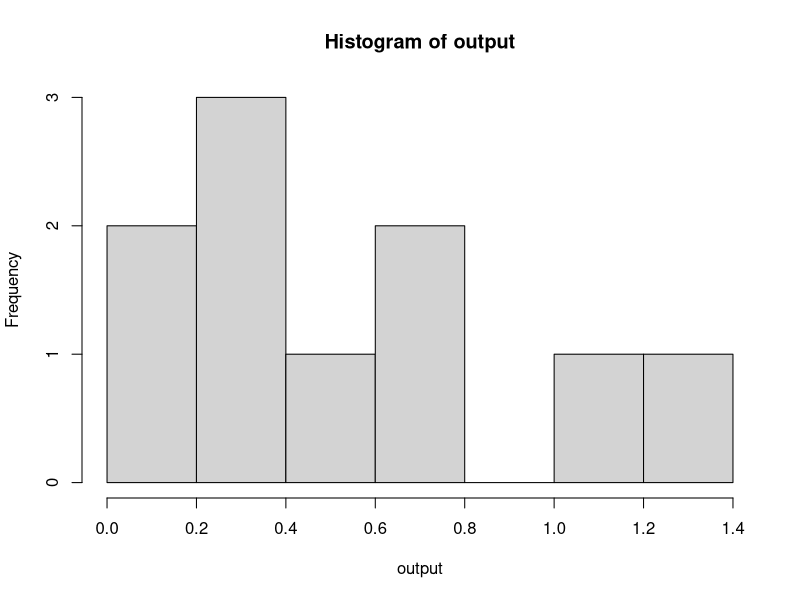
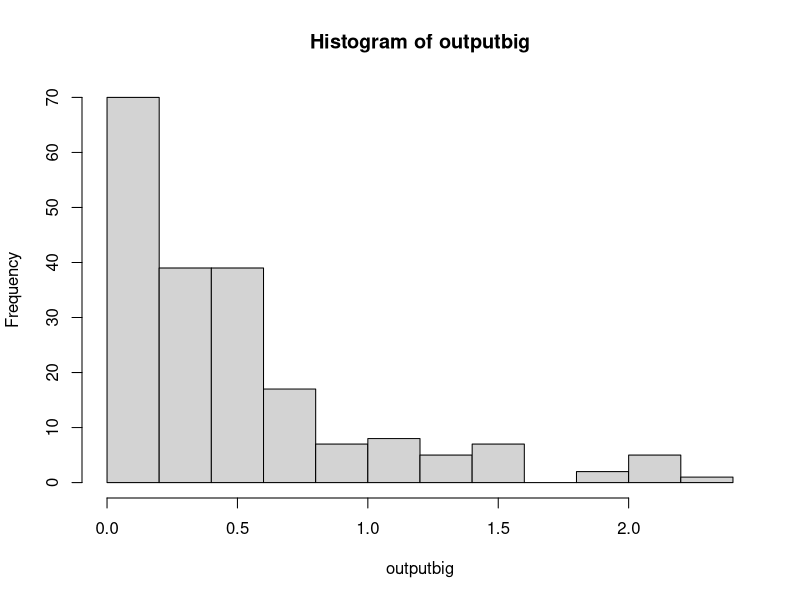
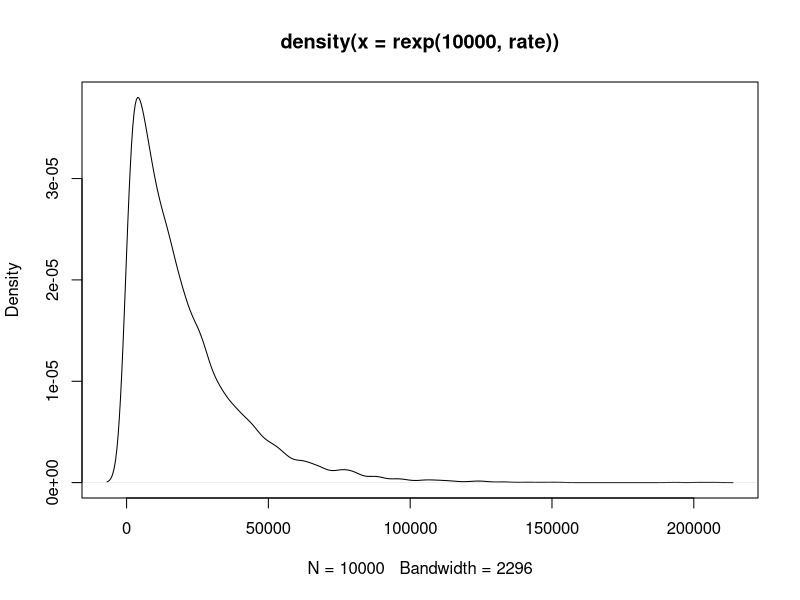
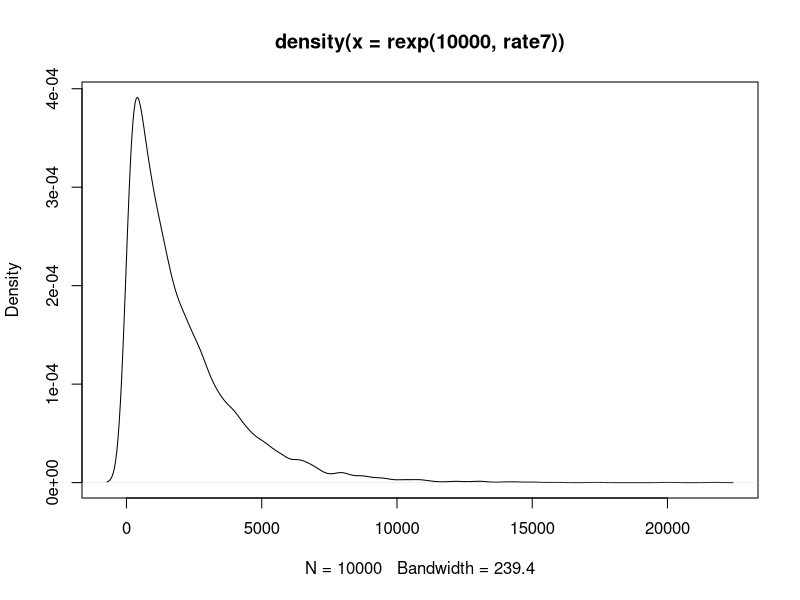
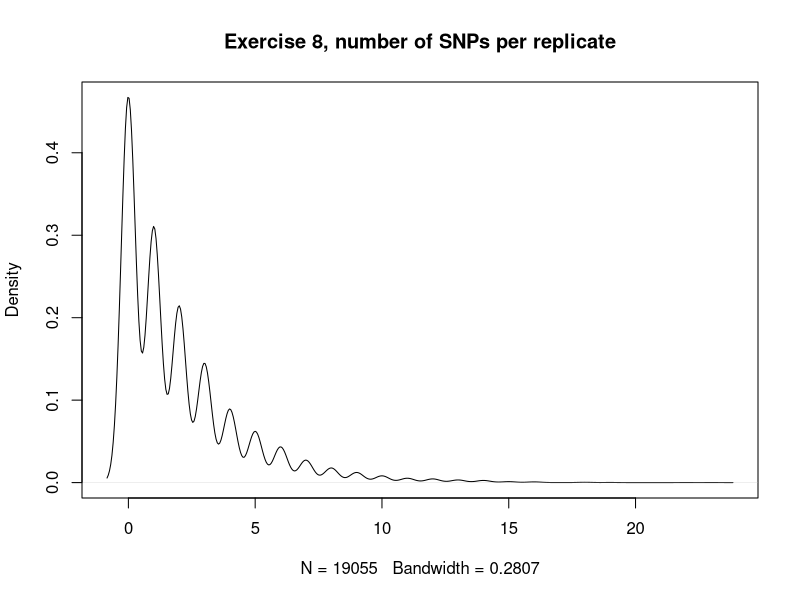

Reproduce these figures in R, in order.
#M200A COALESCENCE EXERCISES,Dr. Kirk Lohmueller, Fall 2015
#Hayley Stansell
#
#
getwd()
setwd("C:\\Users\\Hayley\\eeb201hayleystansell")
getwd()
#
#
?rexp
#
output<-rexp(10,2)
#[1] 0.21809588 1.70468865 1.24958590 0.03783002 0.65334166 0.31265010 0.25168173 0.32412173 0.05198139 0.64820064
output
hist(output)
#This shows that most outputs are clustering just below 0.5
outputbig<-rexp(200,2)
outputbig
mean(outputbig)
#[1] 0.4781231
hist(outputbig)
#
#
#############################################################################################Exercise FIVE###############
#
#From previous work, it seems that the rate of coalescence should be 1/2N , where 2N is number of chromosomes
#
#
#############################################################################################EXERCISE SIX###############
#
#
rate<-1/20000
mean(rexp(10000, rate))
#[1] 19712.04
##########################a) what is the average time to most recent common ancestor in your simulation?
#19712.04 generations
##########################b) what is the theoretical expectation?
#20,000 generations
##########################c) how do the values compare?
# They are very close to one another. 
##########################d) make a density plot of simulated coalescent times
??densityplot
?density
?plot
density(rexp(10000,rate))
plot(density(rexp(10000,rate)))
#Success!!
##########################e) what is the standard deviation of the coal. times?
output<-rexp(10000,rate)
density(output)
sd(output)
#[1] 20371.65
#
#
#############################################################################################EXERCISE SEVEN#############
##answer parts a-e from Q6 for this simulation
# set 2N = 2000
#
rate7<-1/2000
mean(rexp(10000, rate7))
#[1] 2009.536
##########################a) what is the average time to most recent common ancestor in your simulation?
#2009.536 generations
##########################b) what is the theoretical expectation?
#2000 generations
##########################c) how do the values compare?
# They are very close to one another, just as in Exercise Six
##########################d) make a density plot of simulated coalescent times
density(rexp(10000,rate7))
plot(density(rexp(10000,rate7)))
#Success!! ---it looks nearly identical in shape to the plot from exercise six. 
#             The largest are occupies 0-5000, 1/10 of what was seen with the simulation where 2N=20000 (0-50000). It scales up.
##########################e) what is the standard deviation of the coal. times?
output7<-rexp(10000,rate7)
density(output7)
sd(output7)
#[1] 1999.717
#
##########################f) how does TMRCA from simulations in Q6 (2N =20,000) and Q7 (2N = 2,000) compare?
#  They are both theoretically (and approximately, in simulation) equal to 2N generations.
#  With the population size in Q7 being a tenth of the size of Q6, the resulting TMRCA is similarly one tenth. 
##########################g) what can you conclude about how the population size affects the expected coalescent time?
#  The expected coalescent time appears to scale in direct proportion with population size. 
#  As population size increases or decreases one way or another, the TMRCA is expected to shift accordingly and to the same degree.
#
#
#
##############################################################################################EXERCISE EIGHT#################
#
#POISSON RANDOM VARIABLES
?rpois
#rpois is the random variable generation for the Poisson dist. (there's also dpois, ppois, qpois)
#inputs are n, lambda . n is number of values to return, and lambda is a vector of (non-neg) means
# n is number of "draws", lambda is a rate parameter for the distribution -- rate = expected value (and variance) of the dist.
#
#given rate of occurence (here, 2), over a number of intervals (here, 10) 
#     - how many occurances of an event will there be in a given interval?
rpois(10,2)
#[1] 2 2 3 3 2 3 4 3 3 1
#
#simulate to show that the expected value of a given Poisson distribution is equal to the rate paramter (lambda)
mean(rpois(10000,2))
#[1] 1.9922 ----this mean is approximately 2 (the rate)
#
#getting workable syntax
2*10
1*(10^-4)
#[1] 1e-04
#
#
#
#################################a) add mutations to the geneologies (aka coal. times) simulated in Q6. 
# mu (aka lambda) = 1e-04
# coal. times from Q6 .... 2N = 20,000 . so, 20000 generations (theoretically)
# what is avg. # of SNPs/geneology (the mean! from the poisson)
#
rate8<-1/20000
rexp(10000, rate8) #gets 10,000 simulations of geneologies (coal. times) given 2N = 20,000. 
#10,000 similar/distributed coal. times. given those coal times...each output is an n...10,000 n's / draws for the Poisson
geneologies<-rexp(10000, rate8)
geneologies
#okay
#mean(rpois(geneologies, 1e-04))
#[1] 0 ....hmmmmmmm
#rpois(geneologies, 1e-04)
#all values are zero here.... hmmm
#for geneologies[i-10000]
rate<-1e-04 #no? is rate*geneology value?
rate
for (i in geneologies){
  rate<-1e-04*geneologies[i]
  rpois(i, rate)
  output<-mean(rpois(i,rate))
}
#slow-ish, but not locked up
output
#[1] 0.0001249649
#very close to the rate!
#################################b) What is the average number of SNPs per geneology?
# From my simulation, it appears that the average number of SNPs per geneology closely approximates 
# the given input mutation rate of 0.0002. The number generated through my simulation was ~0.000125
#
#
#################################c) given that Theta = 4N(mu), what is theta predicted to be in this example?
Theta<-2*20000*(1e-04)
Theta
# 4, if working with theoretical values of N and mu . 

#~~~~~~~~~~~~~~~~~~~~~~~~~~~~~~~~~~~~~~~~~~~~~~~~~~~~~~~~~~~~~~~b) TAKE TWO
#feel like my output for b) was incorrect, a my rate did not factor in the length of each geneology as it went
geneologies<-rexp(10000, rate8)
geneologies
#okay
#mean(rpois(geneologies, 1e-04))
#[1] 0 ....hmmmmmmm
#rpois(geneologies, 1e-04)
#all values are zero here.... hmmm
#for geneologies[i-10000]

for (i in geneologies){
  rate<- 1e-04*geneologies #this worked! took out the [i] (had *geneologies[i])
  rpois(i, rate) #appears to output a bunch of values that seem okay....integer numbers, mostly under 5, some up to ~20
  output<-mean(rpois(i,rate))
}
#slow-ish, but not locked up
output
#[1] 1.95577 #avg number of SNPs/geneology
1e-04*20000
#[1] 2
# HERE, the output from this simulation appears to approximate the value of mu*number of geneologies....or, mu*coal.time. 
# So, the average number of SNPs per coalescent time (geneology), is approximating the rate of mutation for the 
# theoretical/ideal. parameters
#
#~~~~~~~~~~~~~~~~~~~~~~~~~~~~~~~~~~~~~~~~~~~~~~~~~~~~~~~~~~~c) BACK TO C
#################################c) given that Theta = 4N(mu), what is theta predicted to be in this example?
Theta<-2*20000*(1e-04) # = 4N(mu)
Theta
# [1] 2, if working with theoretical values of N and mu . 
#
#################################d) how does this value of theta compare to the average number of SNPs seen in the simmulations?
# Theta appears to be aaproximately equal to the average (or expected) number of SNPs per geneology (here, 2). 
#
#
#################################e) TOTALLY NEATZ!
#
#
#################################f) make a density plot of the number of SNPs per simulation replicate....
geneologies<-rexp(10000, rate8)
geneologies
#okay
#mean(rpois(geneologies, 1e-04))
#[1] 0 ....hmmmmmmm
#rpois(geneologies, 1e-04)
#all values are zero here.... hmmm
#for geneologies[i-10000]

for (i in geneologies){
  rate<- 1e-04*geneologies #this worked! took out the [i] (had *geneologies[i])
  rpois(i, rate) #appears to output a bunch of values that seem okay....integer numbers, mostly under 5, some up to ~20
  output<-(rpois(i,rate))
}
#slow-ish, but not locked up
#NOTE THAT I RAN THIS WITHOUT RUNNING THE ACTUAL FOR-LOOP, JUST DID WHAT WAS INSIDE IT....
output
#create density plot of output
density(output)
plot(density(output), main="Exercise 8, number of SNPs per replicate")
#interesting.................?
#
#
#
#
#########################################################################################EXERCISE TEN######################
#
#repeat all steps done for exercise 8, but 2N = 2000
#
# mu (aka lambda) = 1e-04
# coal. times from Q6 .... 2N = 2000 . so, 2000 generations (theoretically)
# what is avg. # of SNPs/geneology (the mean! from the poisson)
#
rate10<-1/2000
rexp(10000, rate10) #gets 10,000 simulations of geneologies (coal. times) given 2N = 2000. 
#10,000 similar/distributed coal. times. given those coal times...each output is an n...10,000 n's / draws for the Poisson
geneologies<-rexp(10000, rate10)
geneologies
#okay
#mean(rpois(geneologies, 1e-04))
#[1] 0 ....hmmmmmmm
#rpois(geneologies, 1e-04)
#all values are zero here.... hmmm
#for geneologies[i-10000]

for (i in geneologies){
  rateTEN<- 1e-04*geneologies #this worked! took out the [i] (had *geneologies[i])
  rpois(i, rateTEN) #appears to output a bunch of values that seem okay....integer numbers, mostly under 5, some up to ~20
  output<-(rpois(i,rateTEN))
}

output
#[1] 0.1923077 #avg number of SNPs/geneology EXERCISE 10
1e-04*2000
#[1] 0.2 for EXERCISE 10
# The output from this simulation appears to approximate the value of mu*number of geneologies....or, mu*coal.time. 
# So, the average number of SNPs per coalescent time (geneology), is approximating the rate of mutation for the 
# theoretical/ideal. parameters, as in exercise 8. 
